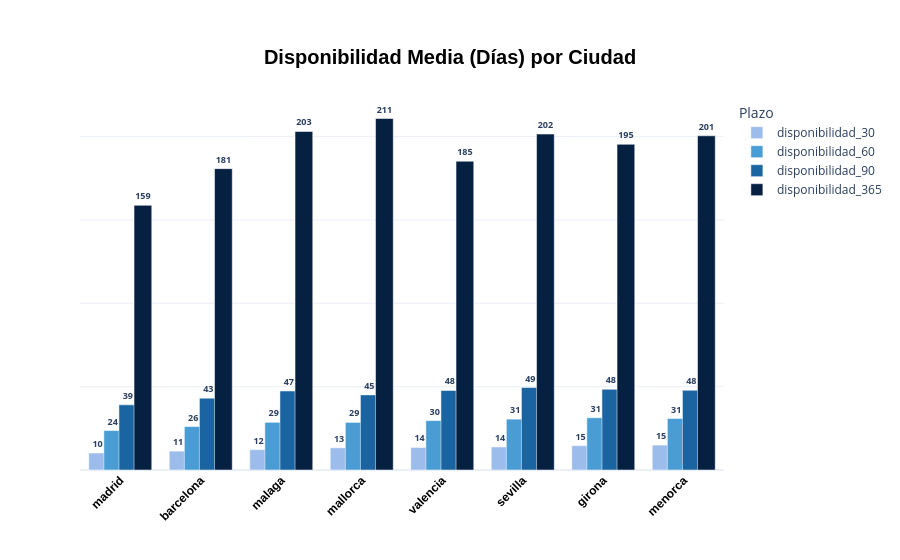

Notebook source saved alongside this figure:
### Markdown cell above
**Disponibilidad media de los alojamientos por ciudad y plazo**

### Code cell
import plotly.express as px

disponibilidad_plazos = ['disponibilidad_30', 'disponibilidad_60', 'disponibilidad_90', 'disponibilidad_365']

fig = px.bar(
    availability_by_city,
    x='ciudad',                   
    y=disponibilidad_plazos,  
    barmode='group',
    title="Disponibilidad media de los alojamientos por ciudad y plazo",
    color_discrete_sequence=["#9cbcec", "#499dd4", "#1A64A1", "#052041"]  
)

fig.update_traces(
    texttemplate='<b>%{y:.0f}</b>', 
    textposition='outside',  # 👈 Bar'ın dışında göster
    textfont_size=9
)

fig.update_layout(
    
    title={
        'text': "Disponibilidad Media (Días) por Ciudad ",
        'x':0.5,
        'xanchor': 'center',
        'yanchor': 'top',
        'font': {'size':20, 'family':'Arial', 'color':'black', 'weight':'bold'}
    },

    xaxis_title='',
    yaxis_title='',

    xaxis_tickangle=-45,
    xaxis_tickfont={'size':12, 'family':'Arial', 'color':'black', 'weight':'bold'},
    yaxis_tickfont={'size':12, 'family':'Arial', 'color':'black', 'weight':'bold'},

   
    legend_title_text="Plazo",
    template="plotly_white"
)
fig.update_layout(
    bargap=0.25,       
    bargroupgap=0.05    
)


fig.update_traces(width=0.22)
fig.update_layout(
    yaxis_showticklabels=False
)

fig.show()

### Figure 1 — Plotly figure (JSON) as saved in the notebook; plotly's stock layout.template omitted (floating-point values rounded to 4 significant figures)
{"data": [{"alignmentgroup": "True", "hovertemplate": "variable=disponibilidad_30<br>ciudad=%{x}<br>value=%{y}<extra></extra>", "legendgroup": "disponibilidad_30", "marker": {"color": "#9cbcec", "pattern": {"shape": ""}}, "name": "disponibilidad_30", "offsetgroup": "disponibilidad_30", "orientation": "v", "showlegend": true, "textfont": {"size": 9}, "textposition": "outside", "texttemplate": "<b>%{y:.0f}</b>", "type": "bar", "width": 0.22, "x": ["madrid", "barcelona", "malaga", "mallorca", "valencia", "sevilla", "girona", "menorca"], "xaxis": "x", "y": [10.2, 11.33, 12.21, 13.32, 13.52, 13.84, 14.61, 14.97], "yaxis": "y"}, {"alignmentgroup": "True", "hovertemplate": "variable=disponibilidad_60<br>ciudad=%{x}<br>value=%{y}<extra></extra>", "legendgroup": "disponibilidad_60", "marker": {"color": "#499dd4", "pattern": {"shape": ""}}, "name": "disponibilidad_60", "offsetgroup": "disponibilidad_60", "orientation": "v", "showlegend": true, "textfont": {"size": 9}, "textposition": "outside", "texttemplate": "<b>%{y:.0f}</b>", "type": "bar", "width": 0.22, "x": ["madrid", "barcelona", "malaga", "mallorca", "valencia", "sevilla", "girona", "menorca"], "xaxis": "x", "y": [23.67, 26.07, 28.6, 28.55, 29.64, 30.52, 31.35, 30.89], "yaxis": "y"}, {"alignmentgroup": "True", "hovertemplate": "variable=disponibilidad_90<br>ciudad=%{x}<br>value=%{y}<extra></extra>", "legendgroup": "disponibilidad_90", "marker": {"color": "#1A64A1", "pattern": {"shape": ""}}, "name": "disponibilidad_90", "offsetgroup": "disponibilidad_90", "orientation": "v", "showlegend": true, "textfont": {"size": 9}, "textposition": "outside", "texttemplate": "<b>%{y:.0f}</b>", "type": "bar", "width": 0.22, "x": ["madrid", "barcelona", "malaga", "mallorca", "valencia", "sevilla", "girona", "menorca"], "xaxis": "x", "y": [39.07, 43.09, 47.41, 45.06, 47.71, 49.49, 48.42, 47.83], "yaxis": "y"}, {"alignmentgroup": "True", "hovertemplate": "variable=disponibilidad_365<br>ciudad=%{x}<br>value=%{y}<extra></extra>", "legendgroup": "disponibilidad_365", "marker": {"color": "#052041", "pattern": {"shape": ""}}, "name": "disponibilidad_365", "offsetgroup": "disponibilidad_365", "orientation": "v", "showlegend": true, "textfont": {"size": 9}, "textposition": "outside", "texttemplate": "<b>%{y:.0f}</b>", "type": "bar", "width": 0.22, "x": ["madrid", "barcelona", "malaga", "mallorca", "valencia", "sevilla", "girona", "menorca"], "xaxis": "x", "y": [158.8, 180.8, 203.1, 210.9, 185.2, 201.6, 195.4, 200.5], "yaxis": "y"}], "layout": {"bargap": 0.25, "bargroupgap": 0.05, "barmode": "group", "legend": {"title": {"text": "Plazo"}, "tracegroupgap": 0}, "title": {"font": {"color": "black", "family": "Arial", "size": 20, "weight": "bold"}, "text": "Disponibilidad Media (Días) por Ciudad ", "x": 0.5, "xanchor": "center", "yanchor": "top"}, "xaxis": {"anchor": "y", "domain": [0, 1], "tickangle": -45, "tickfont": {"color": "black", "family": "Arial", "size": 12, "weight": "bold"}, "title": {"text": ""}}, "yaxis": {"anchor": "x", "domain": [0, 1], "showticklabels": false, "tickfont": {"color": "black", "family": "Arial", "size": 12, "weight": "bold"}, "title": {"text": ""}}}}
